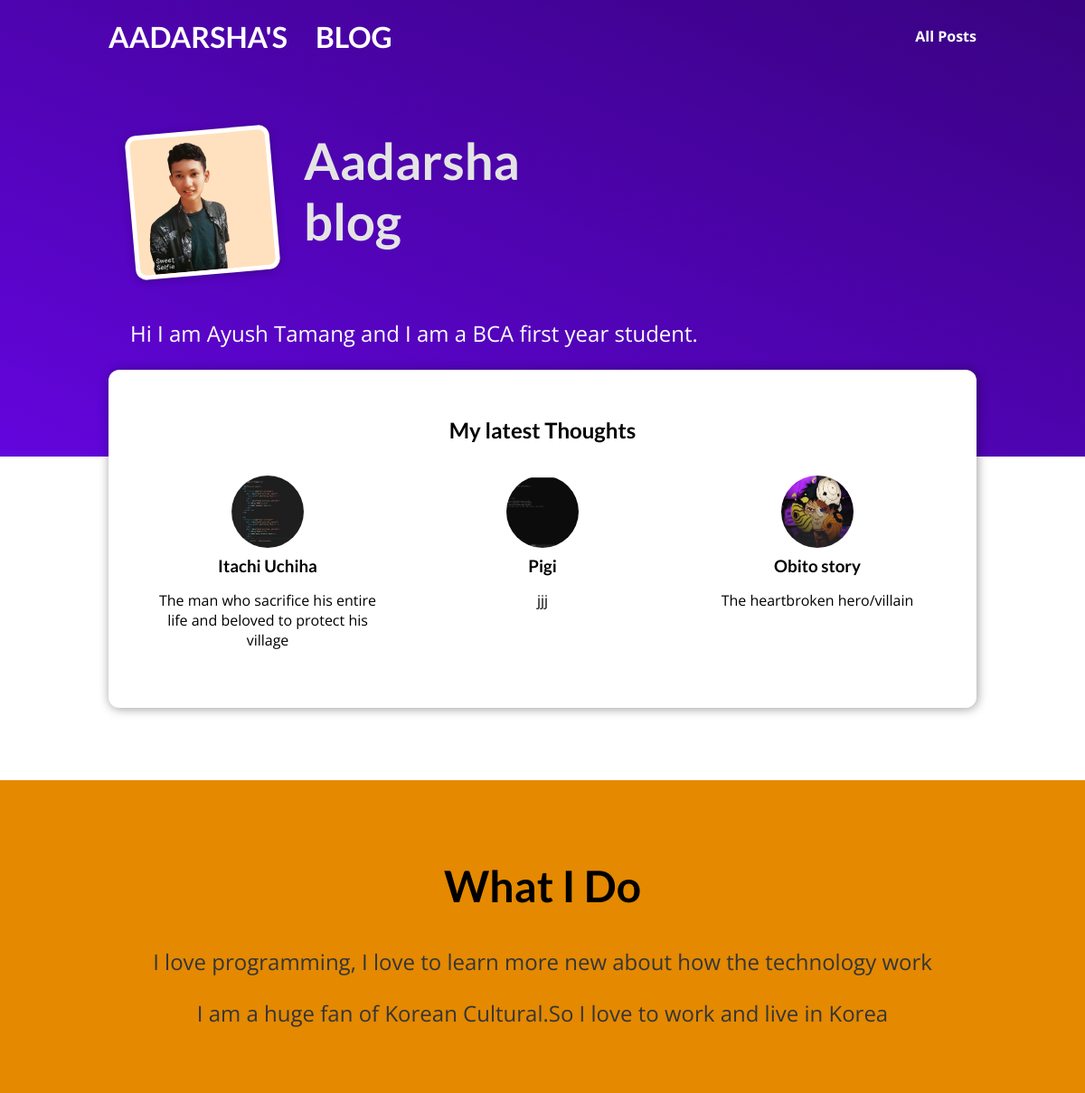
Before: / with the older database file.
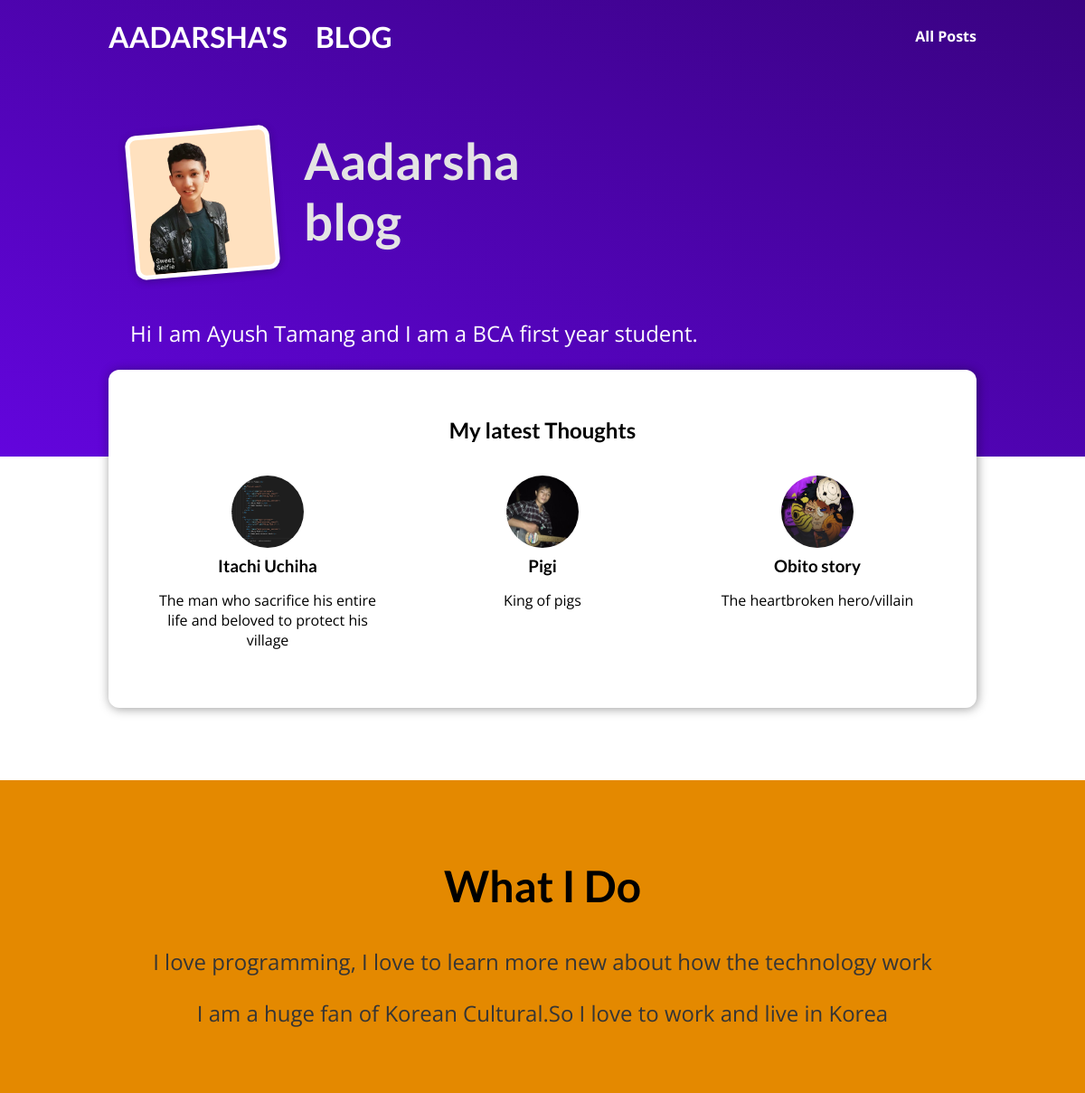
After: the same page with the newer database file.
### blog/models.py (models this page shows, shortened)
class Post(models.Model):
    title=models.CharField(max_length=50)
    slug=models.SlugField(default="",null=True,unique=True)
    date =models.DateField()
    image=models.ImageField(upload_to="Posts",null=True)
    excerpt=models.CharField(default="",null=True,max_length=300)
    content=models.TextField(1000)
    author=models.ForeignKey(Author,default="unknown",on_delete=models.SET_DEFAULT)
    tag=models.ManyToManyField(Tag)

### blog/views.py (the view)
# urls.py: path("",views.starting_page,name="starting-page"),
def starting_page(request):
    posts=Post.objects.all().order_by("-date")[:3]
    return render(request,"blog/index.html",{
     "posts":posts
    })

### blog/templates/blog/index.html (shortened to what this page needs)
{% extends "base.html" %}
{% load static %}
{% block css_files %}
<link rel="stylesheet" href="{% static "blog/index.css" %}">
<link rel="stylesheet" href="{% static "blog/post.css" %}">
{% endblock css_files %}
{% block contain %}
<section id="welcome">
   <header>
        <img src="{% static "blog/images/ayush.png" %}" alt="Ayush's pic">
        <h2>Aadarsha blog</h2>
    </header>
    <p>Hi I am Ayush Tamang and I am a BCA first year student.</p>
</section>
<section id='latest-posts'>
    <h2>My latest Thoughts</h2>
    <ul>
    {% for  post in posts %}
        {% include "blog/includes/post.html" %}
    {% endfor %}
    </ul>
</section>
<section id="about">
    <h2>What I Do</h2>
    <p>I love programming, I love to learn more new about how the technology work </p>
    <p>I am a huge fan of Korean Cultural.So I love to work and live in Korea</p>
</section>
{% endblock contain %}

### blog/templates/blog/includes/post.html
{% load static %}
<li>
    <article class="post">
        <a href="{% url "post-detail-page" post.slug %}">
            <img src="{{post.image.url}} " alt="{{post.title}}" />
            <div class='post__content'>
                <h3>
                    {{post.title}}
                </h3>
                <p>{{post.excerpt}}</p>
            </div>
        </a>
    </article>
</li>

Changed rows visible on the page:
changed Post "Pigi": image: a different picture; excerpt "jjj" → "King of pigs"
